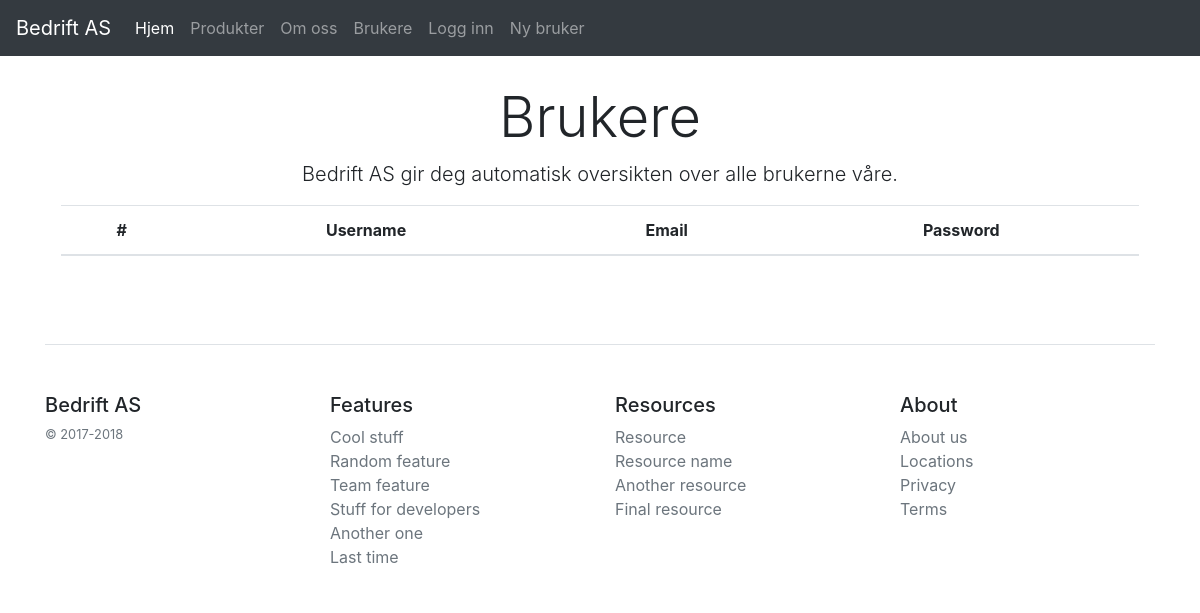
/users, run on an earlier commit of the app's database.
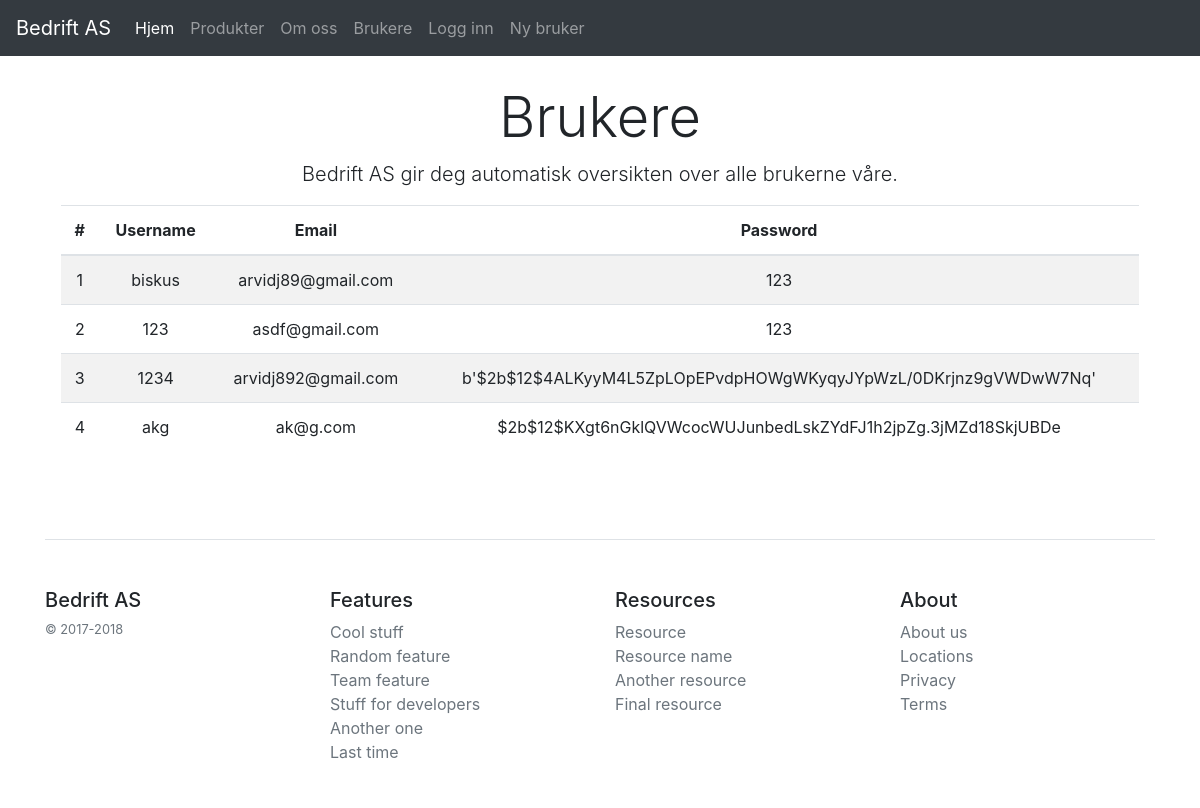
And on a later commit of the database.
### flaskserver.py (models this page shows, shortened)
class User(db.Model):
    id = db.Column(db.Integer, primary_key=True)
    username = db.Column(db.String(20), unique=True, nullable=False)
    email  = db.Column(db.String(120), unique=True, nullable=False)
    image_file = db.Column(db.String(20), nullable=False, default='default.jpg')
    password = db.Column(db.String(60), nullable=False)
    posts = db.relationship('Post',
        backref="author",
        lazy=True)

### flaskserver.py (the view)
@app.route("/users")
def users():
    return render_template('users.html',info=info, users=User.query.all())

### templates/users.html
{% extends "base.html" %}
{% block content %}
<div class="pricing-header px-3 py-3 pt-md-5 pb-md-4 mx-auto text-center">
	<h1 class="display-4">Brukere</h1>
	<p class="lead">{{info.company_name}} gir deg automatisk oversikten over alle brukerne våre.</p>
	<table class="table table-striped">
	  <thead>
	    <tr>
	      <th scope="col">#</th>
	      <th scope="col">Username</th>
	      <th scope="col">Email</th>
	      <th scope="col">Password</th>
	    </tr>
	  </thead>
	  <tbody>
		{% for u in users %}
			<tr>
				<td>
					{{u.id}}
				</td>
				<td>
					{{u.username}}
				</td>
				<td>
					{{u.email}}
				</td>
				<td>
					{{u.password}}
				</td>
			</tr>
		{% endfor %}
	  </tbody>
	</table>
</div>
{% endblock content %}

### templates/base.html (shortened to what this page needs)
<!doctype html>
<html lang="en">
  <head>
    <link rel="stylesheet" type="text/css" href="../static/css/bootstrap.min.css">
    <link rel="stylesheet" type="text/css" href="../static/css/usertheme.css">
  </head>
  <body>
    <nav class="navbar navbar-expand-md navbar-dark bg-dark fixed-top">
      <a class="navbar-brand" href="#">{{info.company_name}}</a>
      <div class="collapse navbar-collapse" id="navbarsExampleDefault">
        <ul class="navbar-nav mr-auto">
          <li class="nav-item active">
            <a class="nav-link" href="{{ url_for('home') }}">Hjem <span class="sr-only">(current)</span></a>
          </li>
          <li class="nav-item">
            <a class="nav-link" href="{{ url_for('products') }}">Produkter</a>
          </li>
          <li class="nav-item">
            <a class="nav-link" href="{{ url_for('about_us') }}">Om oss</a>
          </li>
          <li class="nav-item">
            <a class="nav-link" href="{{ url_for('users') }}">Brukere</a>
          </li>
          <li class="nav-item">
            <a class="nav-link" href="{{ url_for('login') }}">Logg inn</a>
          </li>
          <li class="nav-item">
            <a class="nav-link" href="{{ url_for('register') }}">Ny bruker</a>
          </li>
        </ul>
      </div>
    </nav>
    <main role="main" class="container">
          {% block content %}
          {% endblock content %}
          <footer class="pt-4 my-md-5 pt-md-5 border-top">
            <div class="row">
              <div class="col-12 col-md">
              <h5>{{info.company_name}}</h5>
                <small class="d-block mb-3 text-muted">&copy; 2017-2018</small>
              </div>
              <div class="col-6 col-md">
                <h5>Features</h5>
                <ul class="list-unstyled text-small">
                  <li><a class="text-muted" href="#">Cool stuff</a></li>
                  <li><a class="text-muted" href="#">Random feature</a></li>
                  <li><a class="text-muted" href="#">Team feature</a></li>
                  <li><a class="text-muted" href="#">Stuff for developers</a></li>
                  <li><a class="text-muted" href="#">Another one</a></li>
                  <li><a class="text-muted" href="#">Last time</a></li>
                </ul>
              </div>
              <div class="col-6 col-md">
                <h5>Resources</h5>
                <ul class="list-unstyled text-small">
                  <li><a class="text-muted" href="#">Resource</a></li>
                  <li><a class="text-muted" href="#">Resource name</a></li>
                  <li><a class="text-muted" href="#">Another resource</a></li>
                  <li><a class="text-muted" href="#">Final resource</a></li>
                </ul>
              </div>
              <div class="col-6 col-md">
                <h5>About</h5>
                <ul class="list-unstyled text-small">
                  <li><a class="text-muted" href="#">About us</a></li>
                  <li><a class="text-muted" href="#">Locations</a></li>
                  <li><a class="text-muted" href="#">Privacy</a></li>
                  <li><a class="text-muted" href="#">Terms</a></li>
                </ul>
              </div>
            </div>
          </footer>
    </main>
  </body>
</html>

### static/css/usertheme.css (style rules this page uses)
.container { padding-top:3%; }

What changed in the data, as far as the page shows it:
added User: id "1", username "biskus", email "arvidj89@gmail.com", password "123"
added User: id "2", username "123", email "asdf@gmail.com", password "123"
added User: id "3", username "1234", email "arvidj892@gmail.com", password "b'$2b$12$4ALKyyM4L5ZpLOpEPvdpHOWgWKyqyJYpWzL/0DKrjnz9gVWDwW7Nq'"
added User: id "4", username "akg", email "ak@g.com", password "$2b$12$KXgt6nGklQVWcocWUJunbedLskZYdFJ1h2jpZg.3jMZd18SkjUBDe"
